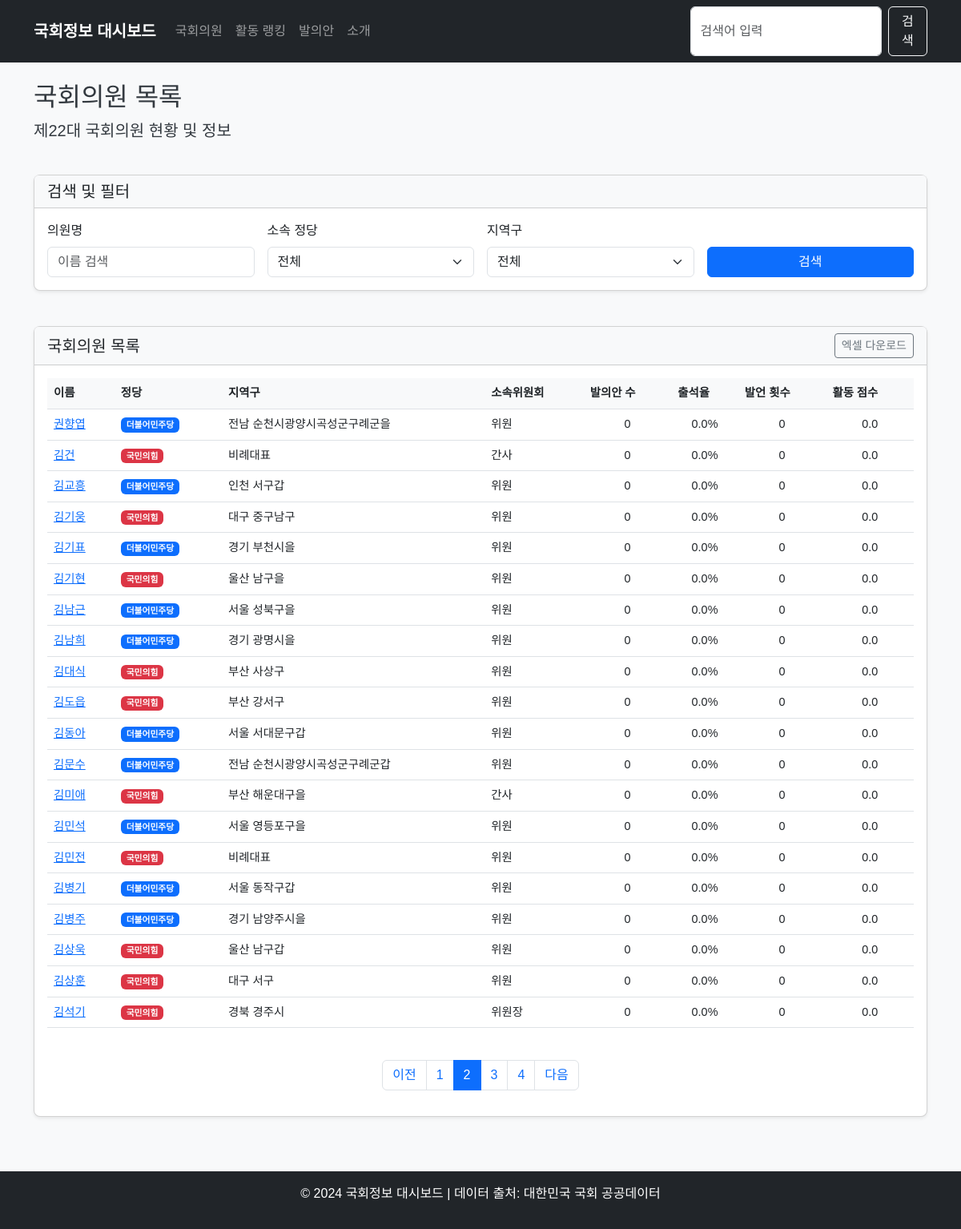
Page /members?name=&party=&district=&page=2 on the committed database.
### app/models/member.py (models this page shows)
class Member(Base):
    __tablename__ = "members"
    id = Column(Integer, primary_key=True, index=True)
    name = Column(String, index=True)
    hanja_name = Column(String, nullable=True)  # 한자명
    eng_name = Column(String, nullable=True)    # 영문명
    birth_date = Column(Date, nullable=True)    # 생년월일
    birth_gbn = Column(String, nullable=True)   # 음/양력 구분
    position = Column(String, nullable=True)    # 직책명
    party = Column(String, index=True)          # 정당명
    district = Column(String, index=True)       # 선거구
    committee = Column(String, nullable=True)   # 대표 위원회
    committees = Column(Text, nullable=True)    # 소속 위원회 목록 (쉼표로 구분)
    reele_gbn = Column(String, nullable=True)   # 재선 구분
    units = Column(String, nullable=True)       # 당선 수
    tel_no = Column(String, nullable=True)      # 전화번호
    email = Column(String, nullable=True)       # 이메일
    homepage = Column(String, nullable=True)    # 홈페이지
    num_bills = Column(Integer, default=0)       # 발의안 개수
    attendance_rate = Column(Float, default=0.0) # 참석율 (%)
    speech_count = Column(Integer, default=0)    # 발언 횟수
    activity_score = Column(Float, default=0.0)  # 활동 점수 (자체 계산)
    bill_pass_rate = Column(Float, default=0.0)  # 법안 통과율 (%)
    is_active = Column(Boolean, default=True)
    last_updated = Column(Date, nullable=True)

### app/main.py (the view)
@app.get("/members", response_class=HTMLResponse)
async def members_page(
    request: Request,
    db: Session = Depends(get_db),
    name: Optional[str] = None,
    party: Optional[str] = None,
    district: Optional[str] = None,
    page: int = 1,
    limit: int = 20
):
    query = db.query(MemberModel)
    if name:
        query = query.filter(MemberModel.name.contains(name))
    if party:
        query = query.filter(MemberModel.party == party)
    if district:
        query = query.filter(MemberModel.district.contains(district))
    total = query.count()
    total_pages = (total + limit - 1) // limit
    if page < 1:
        page = 1
    elif page > total_pages and total_pages > 0:
        page = total_pages
    offset = (page - 1) * limit
    members = query.offset(offset).limit(limit).all()
    if total_pages <= 5:
        page_range = range(1, total_pages + 1)
    else:
        start_page = max(1, page - 2)
        end_page = min(total_pages, page + 2)
        page_range = range(start_page, end_page + 1)
    return templates.TemplateResponse(
        "members.html",
        {
            "request": request,
            "members": members,
            "total": total,
            "page": page,
            "limit": limit,
            "total_pages": total_pages,
            "page_range": page_range,
            "name": name or "",
            "party": party or "",
            "district": district or ""
        }
    )

### app/templates/members.html (shortened to what this page needs)
{% extends "base.html" %}
{% block content %}
<div class="row">
    <div class="col-12 mb-4">
        <h2>국회의원 목록</h2>
        <p class="lead">제22대 국회의원 현황 및 정보</p>
    </div>
</div>
<div class="row mb-4">
    <div class="col-12">
        <div class="card">
            <div class="card-header">
                <h5 class="mb-0">검색 및 필터</h5>
            </div>
            <div class="card-body">
                <form action="/members" method="get" class="row g-3">
                    <div class="col-md-3">
                        <label for="name" class="form-label">의원명</label>
                        <input type="text" class="form-control" id="name" name="name" placeholder="이름 검색" value="{{ name }}">
                    </div>
                    <div class="col-md-3">
                        <label for="party" class="form-label">소속 정당</label>
                        <select class="form-select" id="party" name="party">
                            <option value="">전체</option>
                        </select>
                    </div>
                    <div class="col-md-3">
                        <label for="district" class="form-label">지역구</label>
                        <select class="form-select" id="district" name="district">
                            <option value="">전체</option>
                        </select>
                    </div>
                    <div class="col-md-3 d-flex align-items-end">
                        <button type="submit" class="btn btn-primary w-100">검색</button>
                    </div>
                </form>
            </div>
        </div>
    </div>
</div>
<div class="row">
    <div class="col-12">
        <div class="card">
            <div class="card-header d-flex justify-content-between align-items-center">
                <h5 class="mb-0">국회의원 목록</h5>
                <div>
                    <button class="btn btn-sm btn-outline-secondary">엑셀 다운로드</button>
                </div>
            </div>
            <div class="card-body">
                <div class="table-responsive">
                    <table class="table table-hover">
                        <thead>
                            <tr>
                                <th scope="col">이름</th>
                                <th scope="col">정당</th>
                                <th scope="col">지역구</th>
                                <th scope="col">소속위원회</th>
                                <th scope="col">발의안 수</th>
                                <th scope="col">출석율</th>
                                <th scope="col">발언 횟수</th>
                                <th scope="col">활동 점수</th>
                            </tr>
                        </thead>
                        <tbody>
                            {% for member in members %}
                            <tr>
                                <td><a href="/members/{{ member.id }}">{{ member.name }}</a></td>
                                <td>
                                    {% if member.party == "국민의힘" %}
                                    <span class="badge bg-danger">{{ member.party }}</span>
                                    {% elif member.party == "더불어민주당" %}
                                    <span class="badge bg-primary">{{ member.party }}</span>
                                    {% elif member.party == "정의당" %}
                                    <span class="badge bg-warning text-dark">{{ member.party }}</span>
                                    {% else %}
                                    <span class="badge bg-secondary">{{ member.party }}</span>
                                    {% endif %}
                                </td>
                                <td>{{ member.district }}</td>
                                <td>{{ member.position }}</td>
                                <td class="text-center">{{ member.num_bills }}</td>
                                <td class="text-center">{{ member.attendance_rate }}%</td>
                                <td class="text-center">{{ member.speech_count }}</td>
                                <td class="text-center">{{ member.activity_score }}</td>
                            </tr>
                            {% else %}
                            <tr>
                                <td colspan="8" class="text-center">검색 결과가 없습니다.</td>
                            </tr>
                            {% endfor %}
                        </tbody>
                    </table>
                </div>
                <nav aria-label="Page navigation">
                    <ul class="pagination justify-content-center mt-4">
                        <li class="page-item {% if page == 1 %}disabled{% endif %}">
                            <a class="page-link" href="?name={{ name }}&party={{ party }}&district={{ district }}&page={{ page - 1 }}" tabindex="-1" {% if page == 1 %}aria-disabled="true"{% endif %}>이전</a>
                        </li>
                        {% for p in page_range %}
                        <li class="page-item {% if p == page %}active{% endif %}">
                            <a class="page-link" href="?name={{ name }}&party={{ party }}&district={{ district }}&page={{ p }}">{{ p }}</a>
                        </li>
                        {% endfor %}
                        <li class="page-item {% if page >= total_pages %}disabled{% endif %}">
                            <a class="page-link" href="?name={{ name }}&party={{ party }}&district={{ district }}&page={{ page + 1 }}" {% if page >= total_pages %}aria-disabled="true"{% endif %}>다음</a>
                        </li>
                    </ul>
                </nav>
            </div>
        </div>
    </div>
</div>
{% endblock %}

### app/static/css/style.css (style rules this page uses)
body { font-family: 'Noto Sans KR', sans-serif; background-color: #f8f9fa; color: #343a40; }
.card { margin-bottom: 20px; border-radius: 0.5rem; box-shadow: 0 0.125rem 0.25rem rgba(0, 0, 0, 0.075); }
.card-header { background-color: #f8f9fa; font-weight: 600; }
.table { font-size: 0.9rem; }
.table th { font-weight: 600; background-color: #f8f9fa; }

### rows in the picture
Member: name "권향엽", party "더불어민주당", district "전남 순천시광양시곡성군구례군을", position "위원", num_bills "0", attendance_rate "0.0", speech_count "0", activity_score "0.0"
Member: name "김건", party "국민의힘", district "비례대표", position "간사", num_bills "0", attendance_rate "0.0", speech_count "0", activity_score "0.0"
Member: name "김교흥", party "더불어민주당", district "인천 서구갑", position "위원", num_bills "0", attendance_rate "0.0", speech_count "0", activity_score "0.0"
Member: name "김기웅", party "국민의힘", district "대구 중구남구", position "위원", num_bills "0", attendance_rate "0.0", speech_count "0", activity_score "0.0"
Member: name "김기표", party "더불어민주당", district "경기 부천시을", position "위원", num_bills "0", attendance_rate "0.0", speech_count "0", activity_score "0.0"
Member: name "김기현", party "국민의힘", district "울산 남구을", position "위원", num_bills "0", attendance_rate "0.0", speech_count "0", activity_score "0.0"
Member: name "김남근", party "더불어민주당", district "서울 성북구을", position "위원", num_bills "0", attendance_rate "0.0", speech_count "0", activity_score "0.0"
Member: name "김남희", party "더불어민주당", district "경기 광명시을", position "위원", num_bills "0", attendance_rate "0.0", speech_count "0", activity_score "0.0"
Member: name "김대식", party "국민의힘", district "부산 사상구", position "위원", num_bills "0", attendance_rate "0.0", speech_count "0", activity_score "0.0"
Member: name "김도읍", party "국민의힘", district "부산 강서구", position "위원", num_bills "0", attendance_rate "0.0", speech_count "0", activity_score "0.0"
Member: name "김동아", party "더불어민주당", district "서울 서대문구갑", position "위원", num_bills "0", attendance_rate "0.0", speech_count "0", activity_score "0.0"
Member: name "김문수", party "더불어민주당", district "전남 순천시광양시곡성군구례군갑", position "위원", num_bills "0", attendance_rate "0.0", speech_count "0", activity_score "0.0"
Member: name "김미애", party "국민의힘", district "부산 해운대구을", position "간사", num_bills "0", attendance_rate "0.0", speech_count "0", activity_score "0.0"
Member: name "김민석", party "더불어민주당", district "서울 영등포구을", position "위원", num_bills "0", attendance_rate "0.0", speech_count "0", activity_score "0.0"
Member: name "김민전", party "국민의힘", district "비례대표", position "위원", num_bills "0", attendance_rate "0.0", speech_count "0", activity_score "0.0"
Member: name "김병기", party "더불어민주당", district "서울 동작구갑", position "위원", num_bills "0", attendance_rate "0.0", speech_count "0", activity_score "0.0"
Member: name "김병주", party "더불어민주당", district "경기 남양주시을", position "위원", num_bills "0", attendance_rate "0.0", speech_count "0", activity_score "0.0"
Member: name "김상욱", party "국민의힘", district "울산 남구갑", position "위원", num_bills "0", attendance_rate "0.0", speech_count "0", activity_score "0.0"
Member: name "김상훈", party "국민의힘", district "대구 서구", position "위원", num_bills "0", attendance_rate "0.0", speech_count "0", activity_score "0.0"
Member: name "김석기", party "국민의힘", district "경북 경주시", position "위원장", num_bills "0", attendance_rate "0.0", speech_count "0", activity_score "0.0"

### other values in the picture
{{ p }} "1" "2" "3" "4"
